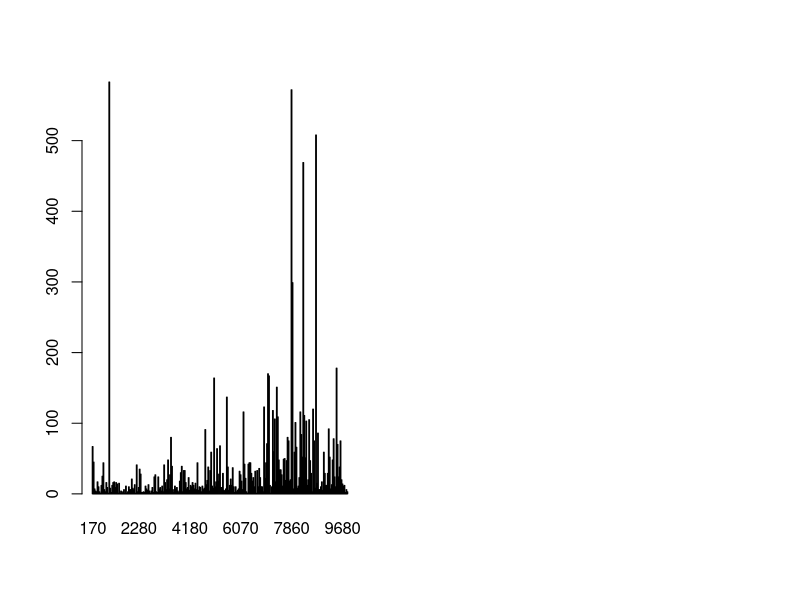

R code for this plot: (Note: this script raises an error after producing the figure.)
## ---- chunk 1
df <- read.csv('dataset.csv')
df$VETSTAT <- as.factor(df$VETSTAT)
df$IND <- as.factor(df$IND)
head(df)
## ---- chunk 2
# aggregating the industry variable
par(mfrow=c(1,2))
plot(df$IND)
plot(df$IND_revised)
## ---- chunk 3
# aggregate the education variable
df$EDUC_revised <- as.factor(sapply(df$EDUC, function(x) {
  if (x == 0) return('no school or N/A')
  else if (x < 7) return('1-12 years of pre-college')
  else if (x < 11) return('1-4 years of college')
  else return ('5+ years of college')
}))
par(mfrow=c(1,2))
plot(as.factor(df$EDUC))
plot(df$EDUC_revised)
## ---- chunk 4
# aggregate the school type variable
df$SCHLTYPE_revised <- as.factor(sapply(df$SCHLTYPE, function(x) {
  if (x == 0) return('N/A')
  else if (x == 1) return('Not Enrolled')
  else if (x == 2) return('Public School')
  else return ('Private School')
}))
par(mfrow=c(1,2))
plot(as.factor(df$SCHLTYPE))
plot(df$SCHLTYPE_revised)
## ---- chunk 5
# save data
nrow(df)
write.csv(df, file='dataset.csv', col.names=T)
## ---- chunk 6
# delete the rows that have 0 work hours per week
df <- df[-which(df$UHRSWORK==0), ] 
hist(df$UHRSWORK)
## ---- chunk 7
hist(df$INCTOT, breaks = 80)
